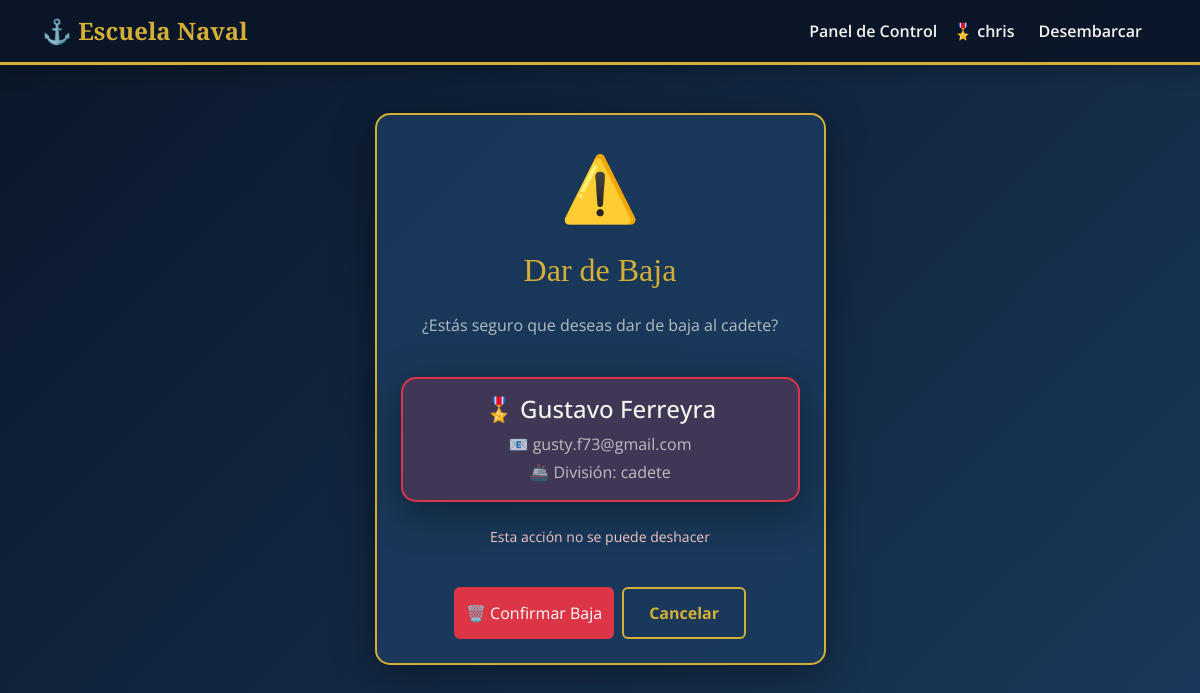
The app's page /users/alumnos/eliminar/4/ (signed in) with its own data.
### users/models.py (models this page shows, shortened)
class Alumno(models.Model):
    usuario = models.ForeignKey(User, on_delete=models.CASCADE, related_name='alumnos')
    nombre = models.CharField(max_length=100)
    apellido = models.CharField(max_length=100)
    email = models.EmailField()
    edad = models.PositiveIntegerField()
    carrera = models.CharField(max_length=100)
    fecha_registro = models.DateTimeField(auto_now_add=True)
    class Meta:
        ordering = ['-fecha_registro']

### users/views.py (the view)
# urls.py: path('alumnos/eliminar/<int:pk>/', views.eliminar_alumno, name='eliminar_alumno'),
@login_required
def eliminar_alumno(request, pk):
    alumno = get_object_or_404(Alumno, pk=pk, usuario=request.user)
    if request.method == 'POST':
        alumno.delete()
        messages.success(request, '¡Cadete dado de baja exitosamente!')
        return redirect('dashboard')
    return render(request, 'users/eliminar_alumno.html', {'alumno': alumno})

### templates/users/eliminar_alumno.html (shortened to what this page needs)
{% extends 'base.html' %}
{% block content %}
<div class="row justify-content-center mt-5">
    <div class="col-md-5">
        <div class="card p-4 text-center">
            <span style="font-size: 4rem;">⚠️</span>
            <h2 class="mt-3">Dar de Baja</h2>
            <p style="color: rgba(245,245,240,0.7);" class="mt-3">
                ¿Estás seguro que deseas dar de baja al cadete?
            </p>
            <div class="card p-3 my-4" style="background: rgba(220,53,69,0.2); border-color: #dc3545;">
                <h4 style="color: var(--blanco-hueso);">🎖️ {{ alumno.nombre }} {{ alumno.apellido }}</h4>
                <p class="mb-1" style="color: rgba(245,245,240,0.7);">📧 {{ alumno.email }}</p>
                <p class="mb-0" style="color: rgba(245,245,240,0.7);">🚢 División: {{ alumno.carrera }}</p>
            </div>
            <p style="color: #ffcccb;" class="small">
                Esta acción no se puede deshacer
            </p>
            <form method="POST">
                <div class="d-flex gap-2 justify-content-center mt-4">
                    <button type="submit" class="btn btn-danger">🗑️ Confirmar Baja</button>
                    <a href="{% url 'dashboard' %}" class="btn btn-outline-primary">Cancelar</a>
                </div>
            </form>
        </div>
    </div>
</div>
{% endblock %}

### templates/base.html (shortened to what this page needs)
<!DOCTYPE html>
<html lang="es">
<head>
    <link href="https://cdn.jsdelivr.net/npm/bootstrap@5.3.2/dist/css/bootstrap.min.css" rel="stylesheet">
</head>
<body>
    <nav class="navbar navbar-expand-lg">
        <div class="container">
            <a class="navbar-brand" href="{% url 'home' %}">⚓ Escuela Naval</a>
            <div class="collapse navbar-collapse" id="navbarNav">
                <ul class="navbar-nav ms-auto">
                    {% if user.is_authenticated %}
                        <li class="nav-item">
                            <a class="nav-link" href="{% url 'dashboard' %}">Panel de Control</a>
                        </li>
                        <li class="nav-item">
                            <span class="nav-link">🎖️ {{ user.username }}</span>
                        </li>
                        <li class="nav-item">
                            <form method="POST" action="{% url 'logout' %}">
                                <button type="submit" class="btn-logout">Desembarcar</button>
                            </form>
                        </li>
                    {% endif %}
                </ul>
            </div>
        </div>
    </nav>
    <div class="container mt-4">
        {% block content %}{% endblock %}
    </div>
</body>
</html>

### templates/base.html (style rules this page uses)
:root { --azul-marino: #0a1628; --azul-naval: #1a3a5c; --dorado: #d4af37; --dorado-claro: #f4d160; --blanco-hueso: #f5f5f0; --gris-acero: #4a5568; }
body { background: linear-gradient(135deg, var(--azul-marino) 0%, var(--azul-naval) 100%); min-height: 100vh; font-family: 'Open Sans', sans-serif; color: var(--blanco-hueso); }
.navbar { background: rgba(10, 22, 40, 0.95) !important; border-bottom: 3px solid var(--dorado); box-shadow: 0 4px 20px rgba(0,0,0,0.3); }
.navbar-brand { font-family: 'Cinzel', serif; font-weight: 700; color: var(--dorado) !important; font-size: 1.5rem; }
.nav-link { color: var(--blanco-hueso) !important; font-weight: 600; transition: color 0.3s; }
.btn-logout { background: none; border: none; color: var(--blanco-hueso) !important; font-weight: 600; cursor: pointer; padding: 8px 16px; }
.card { background: rgba(26, 58, 92, 0.9); border: 2px solid var(--dorado); border-radius: 15px; box-shadow: 0 10px 40px rgba(0,0,0,0.4); }
.btn-outline-primary { border: 2px solid var(--dorado); color: var(--dorado); font-weight: 700; padding: 12px 25px; }
.btn-danger { background: #dc3545; border: none; }
h1, h2, h3 { font-family: 'Cinzel', serif; color: var(--dorado); }
a { color: var(--dorado); }

### records on screen
Alumno: nombre "Gustavo", apellido "Ferreyra", email "gusty.f73@gmail.com", carrera "cadete"

### other values on screen
{{ user.username }} "chris"
